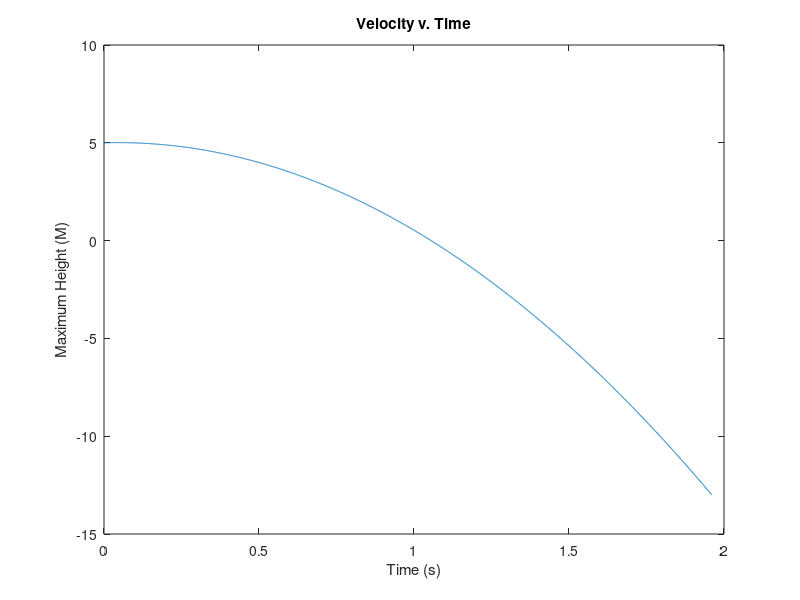

Here is the MATLAB script that generated this plot:
clc
clear
Vo =  input ('Insert a value for the Initial Velocity of Projectile (m/s)');
LA = input ('Insert a value for the Launch Angle (degrees)');
Yo = input ('Insert a value for the Initial height of the projectile (m)');
G = 9.81;
T = 0:.001:1.960;
TMAX = Vo * sin(LA)/G;
YMAX = -.5 * G * T.^2 + Vo * sind(LA) * T + Yo;
TIMPACT = (Vo * sind(LA)/ G) + (sqrt((Vo * sind(LA)).^2 * G * Yo) / G)
fprintf('The time of maximum height = %f , The height at maximum height = %f , The time of impact = %f' ,TMAX,YMAX,TIMPACT);

plot (T,YMAX)
xlabel( 'Time (s)' ); 
ylabel( 'Maximum Height (M)' );
title( 'Velocity v. Time' ); 


